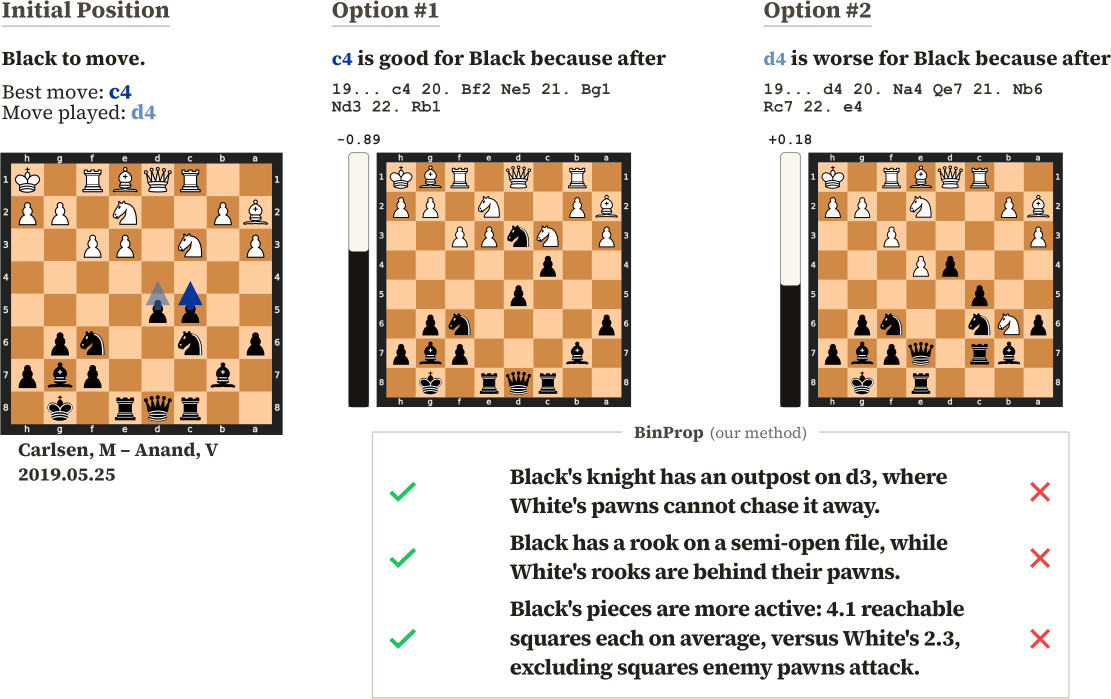
#> input picture assets/publication-artwork/thumb-binprop.png, 2222 x 1397 px (shown at 1/2 size)
$ python optimize-homepage-images.py
#> lines starting #> are read from the running program, lines starting #| are printed output that depends on the picture
#!/usr/bin/env python3
"""Reproduce responsive homepage images and inline profile icons.

Requires Pillow 9.1+ with WebP support (python3 -m pip install Pillow).
Run: python3 scripts/optimize-homepage-images.py
Use --check to verify the committed derivatives; a JSON manifest is printed.
"""

import argparse
from base64 import b64encode
import hashlib
from io import BytesIO
import json
from pathlib import Path
import sys
from typing import Optional

from PIL import Image, ImageOps, __version__ as PILLOW_VERSION, features

ROOT = Path(__file__).resolve().parents[1]
PROFILE_ICON_DATA = ROOT / "_data/profile_icons.json"
PUBLICATION_ARTWORK = ROOT / "assets/publication-artwork"
THUMBNAILS = (
    "thumb-binprop.png",
    "thumb-caddie.png",
    "thumb-algotune.png",
    "thumb-humanitysexam.png",
    "thumb-swebench.png",
    "thumb-citeme.png",
    "thumb-entropy.png",
    "thumb-rdumb.png",
    "thumb-calibrated.png",
    "thumb-emerging.png",
)
SOCIAL_ICONS = (
    "email-icon.png",
    "twitter-icon.png",
    "googlescholar-icon.png",
    "github-icon.png",
    "linkedin-icon.png",
)
THUMBNAIL_SIZES = (160, 320, 480)
THUMBNAIL_INSET = 0.08
WIDE_FIGURE_THUMBNAILS = (
    "thumb-algotune.png",
    "thumb-binprop.png",
    "thumb-caddie.png",
    "thumb-calibrated.png",
    "thumb-citeme.png",
    "thumb-humanitysexam.png",
)
PORTRAIT_WIDTHS = (240, 336, 480, 648, 800)
THUMBNAIL_QUALITY = 86
ORIGINAL_THUMBNAIL_QUALITY = 92
PORTRAIT_QUALITY = 84


def encode(image: Image.Image, format_name: str, quality: Optional[int]) -> bytes:
#> called with format_name = 'WEBP', quality = 86
    output = BytesIO()
    if format_name == "WEBP":
        if quality is None:
            image.save(output, "WEBP", lossless=True, method=6, exact=True)
        else:
            image.save(output, "WEBP", quality=quality, method=6)
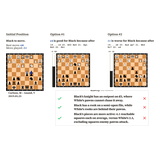
#> image: PIL image 160x160 RGB; mean R, G, B 239.1, 232.6, 226.3
    else:
        image.save(output, "PNG", optimize=True, compress_level=9)
    data = output.getvalue()
    with Image.open(BytesIO(data)) as decoded:
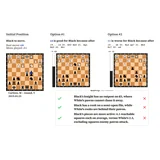
#> decoded: PIL image 160x160 RGB; mean R, G, B 238.8, 232.6, 226.2
#> pass 3 of the loop in main, `for source, target, image, format_name, quality in derivatives():`:
#> in encode (call 3), `image.save(output, "WEBP", quality=quality, method=6)`:
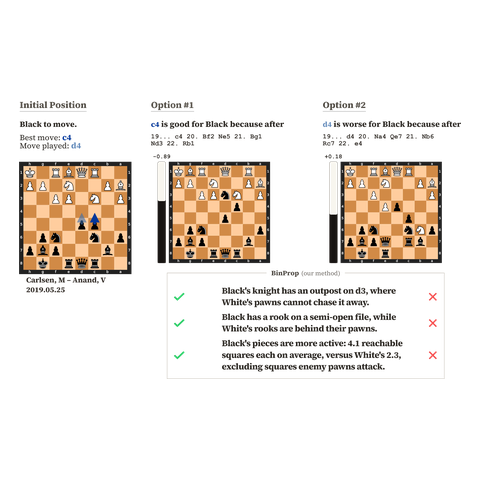
#> image: PIL image 480x480 RGB; mean R, G, B 239.4, 232.9, 226.7
#> decoded: PIL image 480x480 RGB
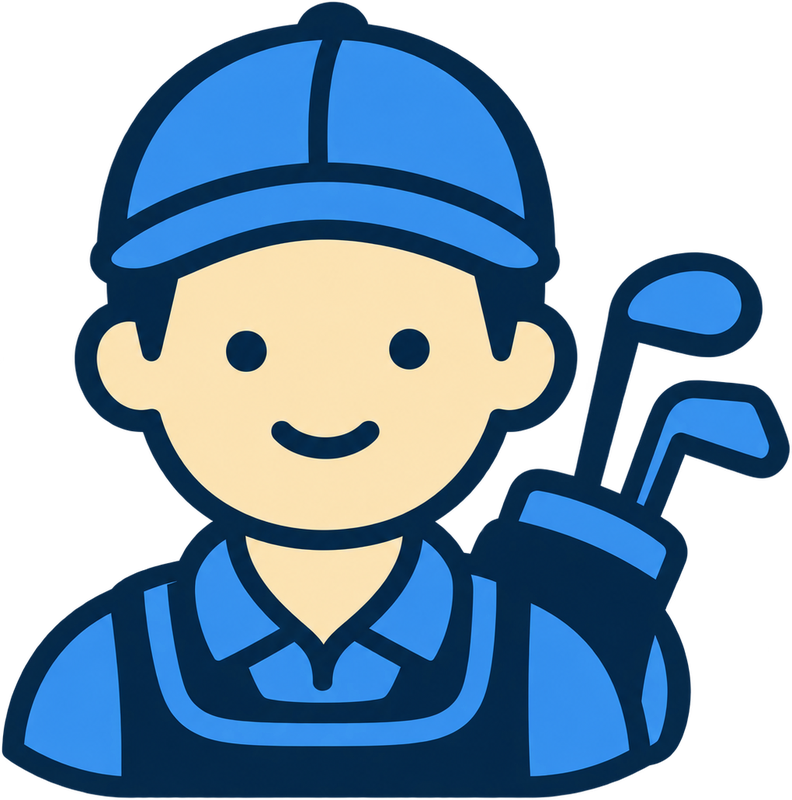
#> input picture assets/publication-artwork/thumb-caddie.png, 792 x 800 px
#> the loop made 18 passes; the first 3 are shown
        if decoded.size != image.size:
            raise ValueError("Encoded derivative changed its dimensions")
        if quality is None and decoded.convert("RGBA").tobytes() != image.convert("RGBA").tobytes():
            raise ValueError("Encoded derivative changed its prepared image pixels")
        if quality is not None and "A" in image.getbands():
            if decoded.convert("RGBA").getchannel("A").tobytes() != image.getchannel("A").tobytes():
                raise ValueError("Encoded derivative changed its transparency")
    return data


def derivatives():
    for name in THUMBNAILS:
        use_original_crop = name == "thumb-emerging.png"
        source = (ROOT / "assets" if use_original_crop else PUBLICATION_ARTWORK) / name
        inset_ratio = 0.04 if name in WIDE_FIGURE_THUMBNAILS else THUMBNAIL_INSET
        quality = ORIGINAL_THUMBNAIL_QUALITY if use_original_crop else THUMBNAIL_QUALITY
#> (the run stopped early here; a loop or call above may not have finished)
